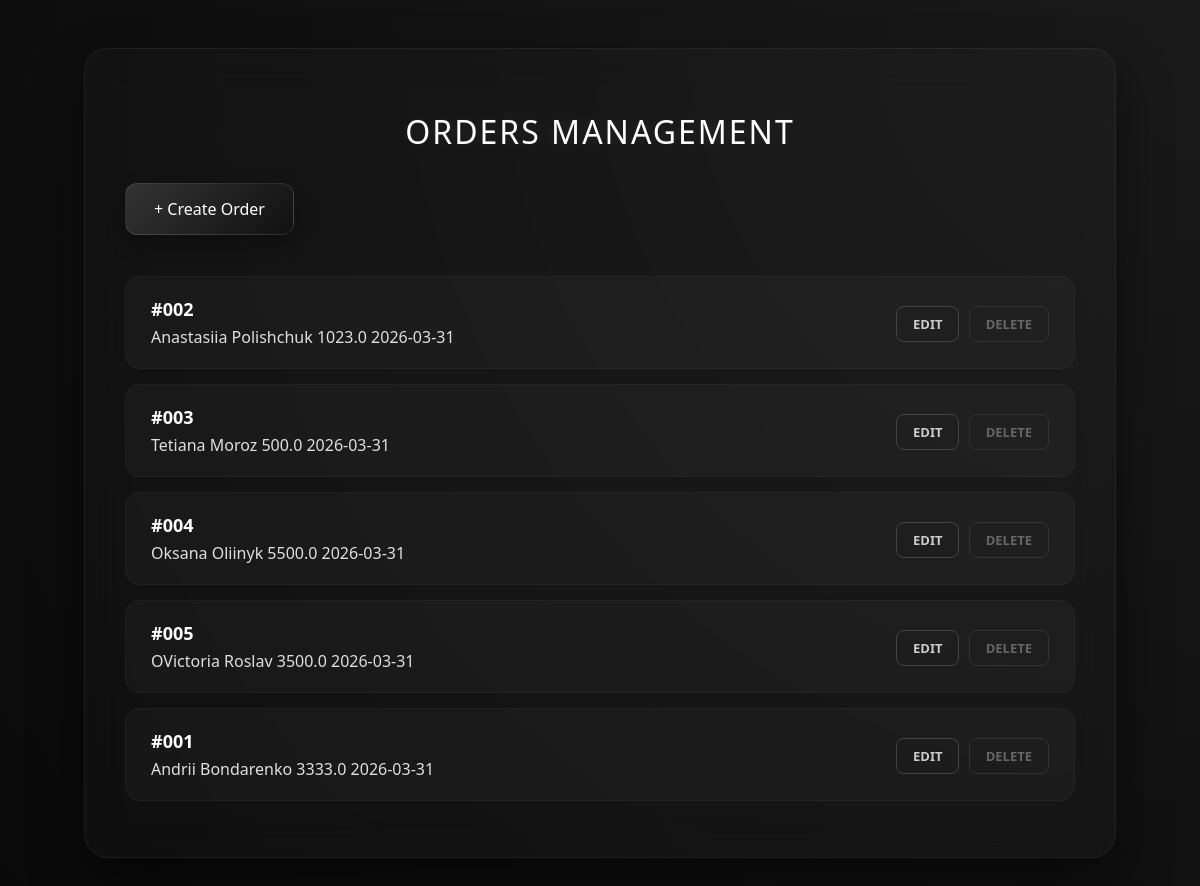
Before: / with the older database file.
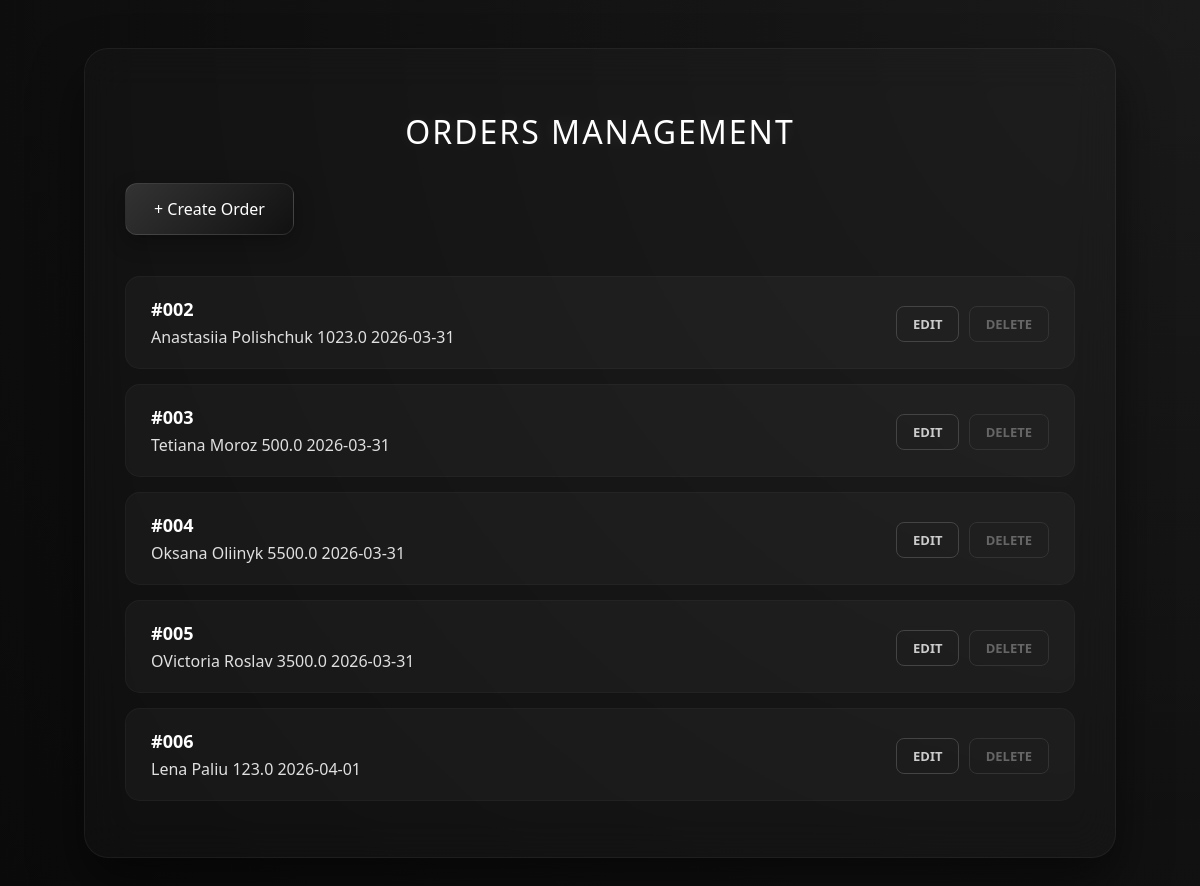
After: the same page with the newer database file.
### app/models.py (models this page shows)
class Order(Base):
    __tablename__ = "orders"
    id = Column(Integer, primary_key=True, index=True)
    order_number = Column(String, nullable=False, unique=True)
    customer_name = Column(String, nullable=False)
    total_price = Column(Float, nullable=False)
    order_date = Column(Date, nullable=False)

### app/router/web.py (the view)
@router.get("/", response_class=HTMLResponse)
def read_orders(request: Request, db: Session = Depends(get_db)):
    orders = crud.get_orders(db)
    return templates.TemplateResponse(
        "index.html",
        {
            "request": request,
            "orders": orders,
        },
    )

### app/templates/index.html (shortened to what this page needs)
<!DOCTYPE html>
<html>
<head>
    <link rel="stylesheet" href="/static/style.css">
</head>
<body>
<div class="container">
    <h1>Orders Management</h1>
    <a href="/create" class="create-btn">+ Create Order</a>
    <ul>
        {% for order in orders %}
        <li>
            <div class="order-info">
                <strong>#{{ order.order_number }}</strong>
                {{ order.customer_name }}
                {{ order.total_price }}
                {{ order.order_date }}
            </div>
            <div class="actions">
                <a href="/edit/{{ order.id }}" class="edit">Edit</a>
                <a href="/delete/{{ order.id }}" class="delete">Delete</a>
            </div>
        </li>
        {% endfor %}
    </ul>
</div>
</body>
</html>

### app/static/style.css (style rules this page uses)
body { font-family: 'Poppins', 'Segoe UI', sans-serif; background: radial-gradient(circle at top right, #1a1a1a, #0a0a0a); min-height: 100vh; color: #e0e0e0; display: flex; justify-content: center; align-items: flex-start; }
.container { max-width: 950px; width: 95%; margin: 40px auto; background: rgba(255, 255, 255, 0.02); backdrop-filter: blur(20px); -webkit-backdrop-filter: blur(20px); padding: 40px; border-radius: 24px; border: 1px solid rgba(255, 255, 255, 0.05); box-shadow: 0 25px 50px rgba(0, 0, 0, 0.5); }
h1, h2 { text-align: center; margin-bottom: 30px; font-weight: 300; letter-spacing: 2px; text-transform: uppercase; color: #ffffff; text-shadow: 0 0 15px rgba(255, 255, 255, 0.1); }
.create-btn { display: inline-block; background: linear-gradient(135deg, #333 0%, #111 100%); color: #fff; padding: 14px 28px; border-radius: 12px; text-decoration: none; font-weight: 500; transition: all 0.4s ease; box-shadow: 0 8px 20px rgba(0, 0, 0, 0.3); border: 1px solid rgba(255, 255, 255, 0.1); margin-bottom: 25px; }
ul { padding-left: 0; }
li { background: rgba(255, 255, 255, 0.03); padding: 20px 25px; border-radius: 15px; margin-bottom: 15px; display: flex; justify-content: space-between; align-items: center; border: 1px solid rgba(255, 255, 255, 0.03); transition: all 0.3s ease; list-style: none; }
.order-info strong { font-size: 18px; color: #ffffff; display: block; margin-bottom: 5px; }
.actions a { padding: 8px 16px; border-radius: 8px; text-decoration: none; font-size: 13px; font-weight: 600; transition: 0.3s; margin-left: 5px; text-transform: uppercase; }
.edit { background: transparent; color: #ccc; border: 1px solid #444; }
.delete { background: transparent; color: #666; border: 1px solid #333; }

Changed rows visible on the page:
removed Order: order_number "001", customer_name "Andrii Bondarenko", total_price "3333.0", order_date "2026-03-31"
added Order: order_number "006", customer_name "Lena Paliu", total_price "123.0", order_date "2026-04-01"
